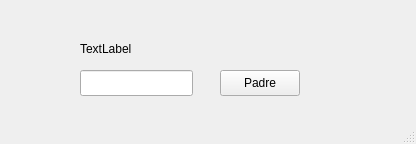
<?xml version="1.0" encoding="UTF-8"?>
<ui version="4.0">
 <class>MainWindow</class>
 <widget class="QMainWindow" name="MainWindow">
  <property name="geometry">
   <rect>
    <x>0</x>
    <y>0</y>
    <width>416</width>
    <height>144</height>
   </rect>
  </property>
  <property name="windowTitle">
   <string>MainWindow</string>
  </property>
  <widget class="QWidget" name="centralwidget">
   <widget class="QLineEdit" name="texto_hijo">
    <property name="geometry">
     <rect>
      <x>80</x>
      <y>70</y>
      <width>113</width>
      <height>26</height>
     </rect>
    </property>
   </widget>
   <widget class="QPushButton" name="boton_hijo">
    <property name="geometry">
     <rect>
      <x>220</x>
      <y>70</y>
      <width>80</width>
      <height>26</height>
     </rect>
    </property>
    <property name="text">
     <string>Padre</string>
    </property>
   </widget>
   <widget class="QLabel" name="label">
    <property name="geometry">
     <rect>
      <x>80</x>
      <y>40</y>
      <width>161</width>
      <height>18</height>
     </rect>
    </property>
    <property name="text">
     <string>TextLabel</string>
    </property>
   </widget>
  </widget>
  <widget class="QStatusBar" name="statusbar"/>
 </widget>
 <resources/>
 <connections/>
</ui>
